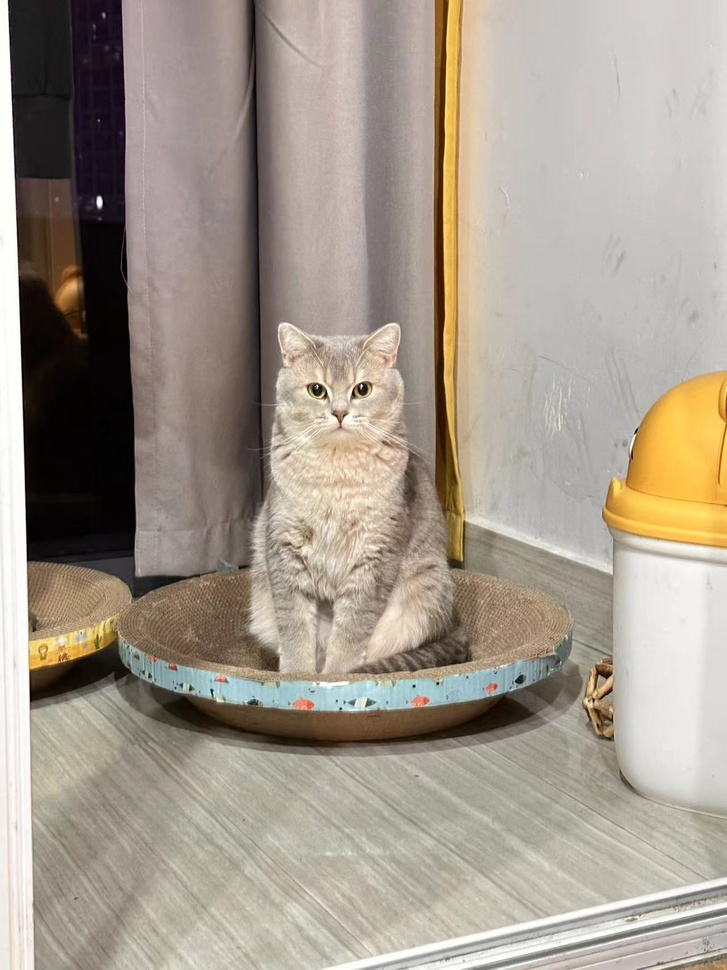
#> input picture open_cv/微信图片_20240326154400.jpg, 727 x 970 px, shrunk from 1280 x 1707 before the run, found by its file name
$ python read_image.py
#> lines starting #> are read from the running program, lines starting #| are printed output that depends on the picture
import cv2
import matplotlib.pyplot as plt
import numpy as np

# 读取图像
image_path ="C:/Users/86185/Desktop/周超杰/mimt/open_cv/微信图片_20240326154400.jpg"
# image_path ="open_cv/微信图片_20240326154400.jpg"
image = cv2.imread(image_path)
#> image is the input picture: shape (970, 727, 3); mean B, G, R 141.2, 153.6, 163.4

# 将图像转换为灰度图像
gray_image = cv2.cvtColor(image, cv2.COLOR_BGR2GRAY)
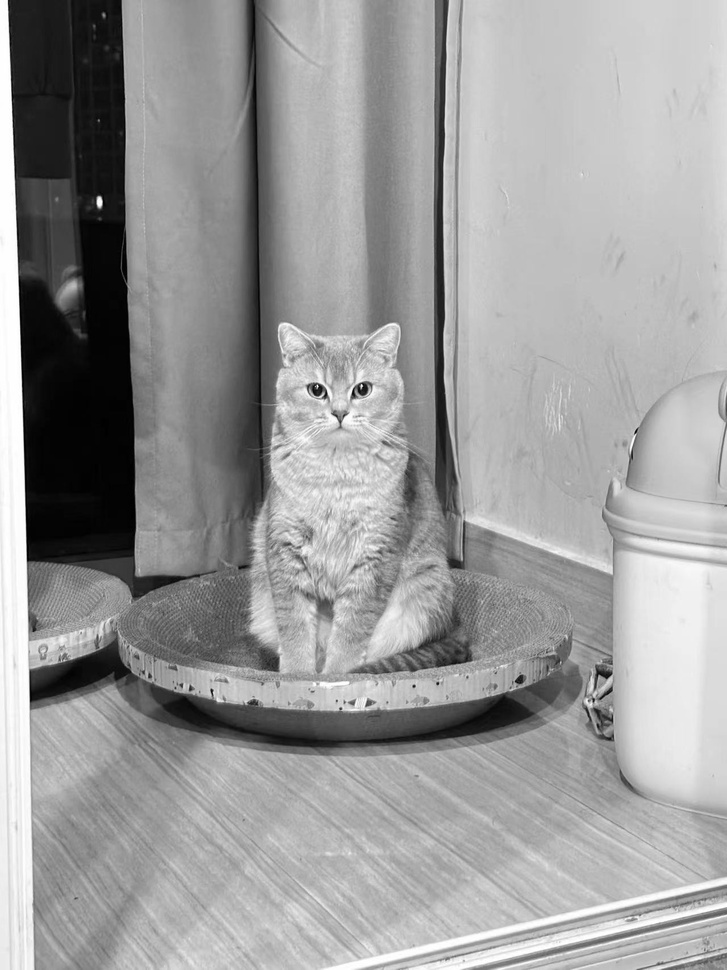
#> gray_image: shape (970, 727); min 0, max 255, mean 155.2

# 显示原始图像
plt.subplot(1, 2, 1)
plt.title('Original Image')
plt.imshow(cv2.cvtColor(image, cv2.COLOR_BGR2RGB))
plt.axis('off')

# 显示灰度图像
plt.subplot(1, 2, 2)
plt.title('Gray Image')
plt.imshow(gray_image, cmap='gray')
plt.axis('off')
plt.show()
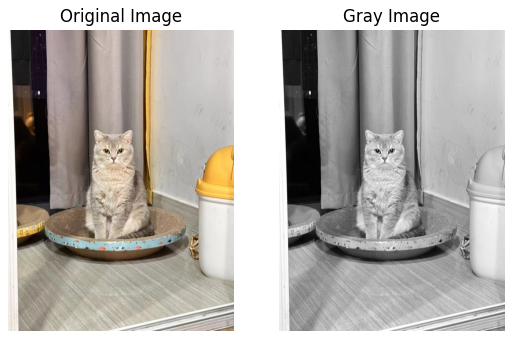
#> figure drawn by matplotlib, 2 panels
# [6 lines of commented-out code are left out]
